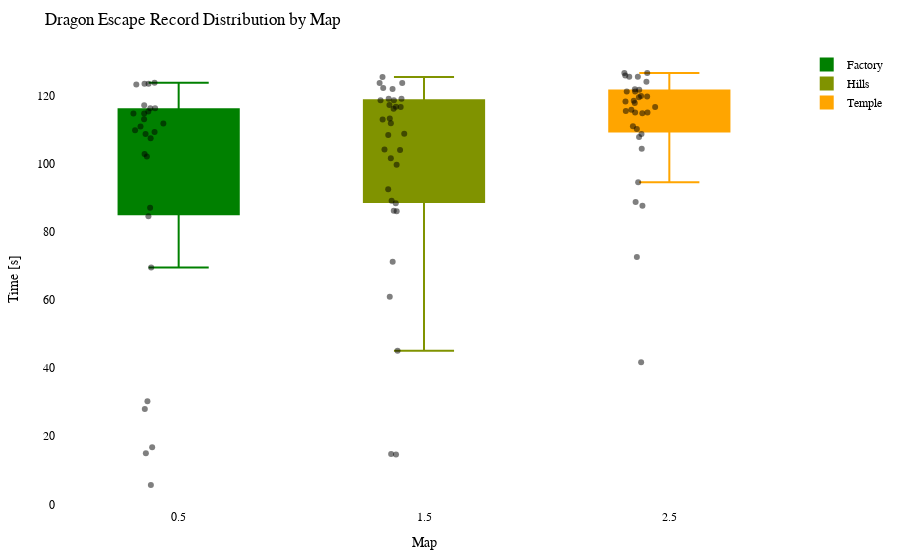

The code cell stored with this chart in its notebook:
### Code cell
import plotly.graph_objects as go
import plotly.io as pio

df = getRecordsDataframe(minigame="Drachenflucht")

# Calculate the offset for centering the data points
num_columns = len(df.columns)
offset = 0.5

# Create a Swarm plot using Plotly
fig = go.Figure()

cmap = LinearSegmentedColormap.from_list("green_orange", ["green", "orange"])
colors = [to_hex(cmap(i / (num_columns - 1))) for i in range(num_columns)]

for i, (column, color) in enumerate(zip(df.columns, colors)):
    x_values = [i + offset] * len(df[column])  # Adjust x-values with offset for horizontal centering
    fig.add_trace(go.Box(x=x_values,
                         y=df[column],
                         name=column,
                         boxpoints='all',
                         pointpos=-0.5,  # Adjust point position to prevent overlapping
                         marker=dict(color='rgba(0,0,0,0.5)', size=6),  # Adjust marker color and size
                         line=dict(color=color),
                         fillcolor=color,
                         hovertext=df_to_html.index,
                         hoverinfo='name+text+y',
                         showlegend=True))

fig.update_layout(title="Dragon Escape Record Distribution by Map",
                  xaxis=dict(title="Map"),
                  yaxis=dict(title="Time [s]"),
                  showlegend=True,
                  font=dict(family="Arial", size=12, color="black"),  # Customize font
                  plot_bgcolor="white",  # Set background color
                  margin=dict(l=50, r=50, t=50, b=50),  # Adjust margins for better layout
                  )

pio.show(fig)

pio.write_html(fig, "out/drache_swarm_plot.html")

### Figure 1 — Plotly figure (JSON) as saved in the notebook; plotly's stock layout.template omitted (floating-point values rounded to 4 significant figures; data arrays with more than 128 entries replaced by an {"elided": "..."} marker saying what was removed)
{"data": [{"boxpoints": "all", "fillcolor": "#008000", "hoverinfo": "name+text+y", "hovertext": {"elided": "172 str values"}, "line": {"color": "#008000"}, "marker": {"color": "rgba(0,0,0,0.5)", "size": 6}, "name": "Factory", "pointpos": -0.5, "showlegend": true, "type": "box", "x": {"elided": "172 float values"}, "y": {"elided": "172 float values"}}, {"boxpoints": "all", "fillcolor": "#809300", "hoverinfo": "name+text+y", "hovertext": {"elided": "172 str values"}, "line": {"color": "#809300"}, "marker": {"color": "rgba(0,0,0,0.5)", "size": 6}, "name": "Hills", "pointpos": -0.5, "showlegend": true, "type": "box", "x": {"elided": "172 float values"}, "y": {"elided": "172 float values"}}, {"boxpoints": "all", "fillcolor": "#ffa500", "hoverinfo": "name+text+y", "hovertext": {"elided": "172 str values"}, "line": {"color": "#ffa500"}, "marker": {"color": "rgba(0,0,0,0.5)", "size": 6}, "name": "Temple", "pointpos": -0.5, "showlegend": true, "type": "box", "x": {"elided": "172 float values"}, "y": {"elided": "172 float values"}}], "layout": {"font": {"color": "black", "family": "Arial", "size": 12}, "margin": {"b": 50, "l": 50, "r": 50, "t": 50}, "plot_bgcolor": "white", "showlegend": true, "title": {"text": "Dragon Escape Record Distribution by Map"}, "xaxis": {"title": {"text": "Map"}}, "yaxis": {"title": {"text": "Time [s]"}}}}
